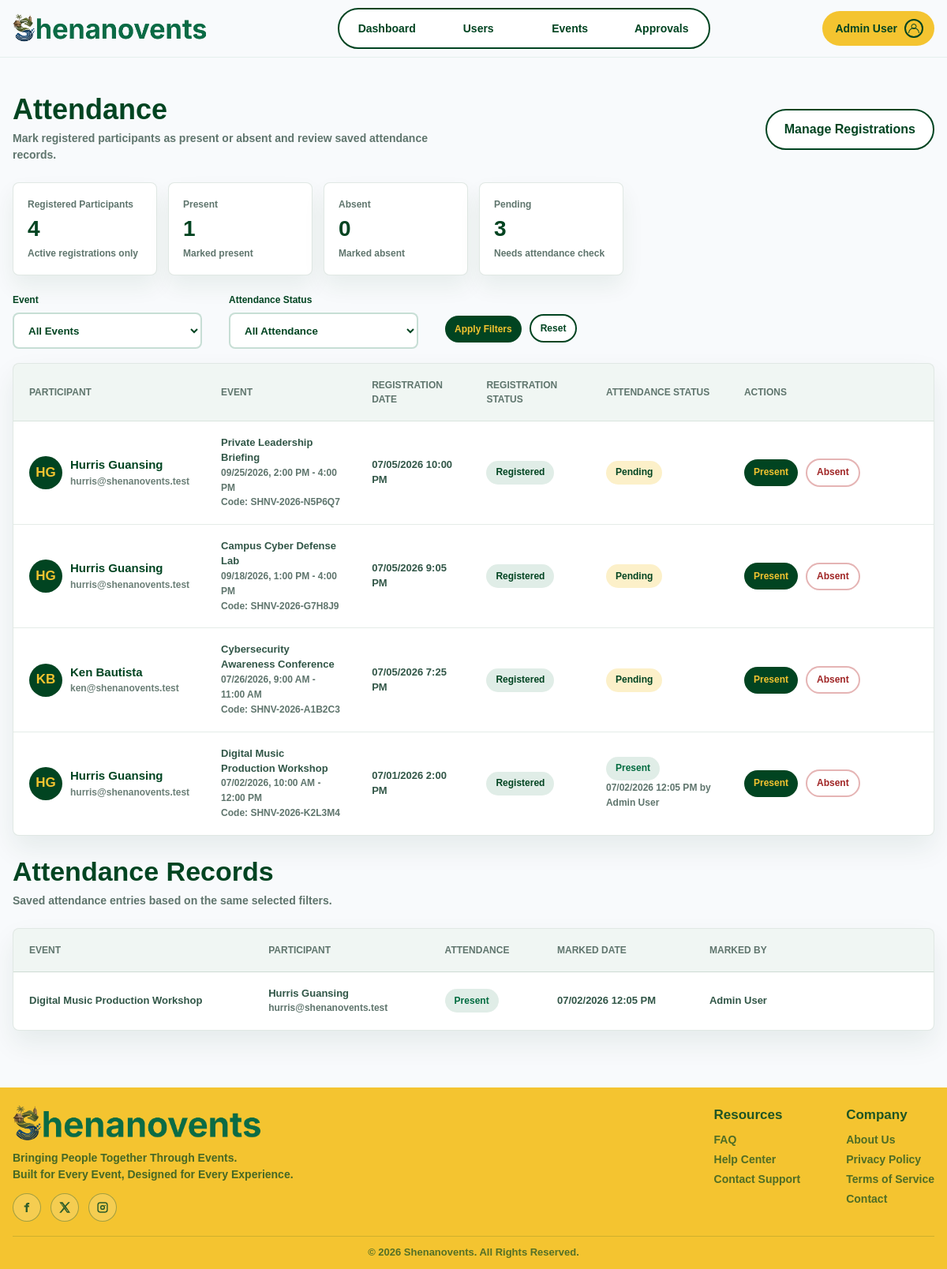
The app's page /admin/admin-attendance.php (signed in) with its own data.
### tables this page shows
CREATE TABLE registrations (
    registration_id INT AUTO_INCREMENT PRIMARY KEY,
    user_id INT NOT NULL,
    event_id INT NOT NULL,
    registration_full_name VARCHAR(200) NULL,
    registration_email VARCHAR(150) NULL,
    contact_number VARCHAR(30) NULL,
    attendee_count INT NOT NULL DEFAULT 1,
    special_notes TEXT NULL,
    registration_status VARCHAR(30) NOT NULL DEFAULT 'registered',
    attendance_code VARCHAR(50) NULL UNIQUE,
    attendance_status VARCHAR(30) NOT NULL DEFAULT 'pending',
    attendance_marked_at DATETIME NULL,
    registered_at DATETIME NOT NULL DEFAULT CURRENT_TIMESTAMP,
    CONSTRAINT fk_registrations_user
        FOREIGN KEY (user_id)
        REFERENCES users(user_id)
        ON UPDATE CASCADE
        ON DELETE CASCADE,
    CONSTRAINT fk_registrations_event
        FOREIGN KEY (event_id)
        REFERENCES events(event_id)
        ON UPDATE CASCADE
        ON DELETE CASCADE,
    CONSTRAINT uq_user_event_registration
        UNIQUE (user_id, event_id)
);

CREATE TABLE users (
    user_id INT AUTO_INCREMENT PRIMARY KEY,
    first_name VARCHAR(100) NOT NULL,
    last_name VARCHAR(100) NOT NULL,
    email VARCHAR(150) NOT NULL UNIQUE,
    password VARCHAR(255) NOT NULL,
    role VARCHAR(30) NOT NULL DEFAULT 'participant',
    status VARCHAR(30) NOT NULL DEFAULT 'active',
    profile_picture VARCHAR(255) NULL,
    security_question VARCHAR(255) NULL,
    security_answer VARCHAR(255) NULL,
    remember_token_hash VARCHAR(255) NULL,
    remember_token_expires_at DATETIME NULL,
    created_at DATETIME NOT NULL DEFAULT CURRENT_TIMESTAMP
);

CREATE TABLE events (
    event_id INT AUTO_INCREMENT PRIMARY KEY,
    event_title VARCHAR(150) NOT NULL,
    event_summary VARCHAR(255) NULL,
    event_description TEXT NOT NULL,
    event_tags VARCHAR(255) NULL,
    event_category VARCHAR(80) NULL,
    event_type VARCHAR(30) NOT NULL DEFAULT 'physical',
    event_location VARCHAR(150) NOT NULL,
    event_country VARCHAR(100) NOT NULL DEFAULT 'Philippines',
    event_province VARCHAR(100) NULL,
    event_city VARCHAR(100) NULL,
    event_address VARCHAR(255) NULL,
    event_venue VARCHAR(150) NULL,
    online_link VARCHAR(255) NULL,
    online_platform VARCHAR(100) NULL,
    event_date DATE NOT NULL,
    event_time TIME NOT NULL,
    event_end_time TIME NULL,
    capacity INT NOT NULL,
    banner_image VARCHAR(255) NULL,
    visibility VARCHAR(30) NOT NULL DEFAULT 'public',
    audience VARCHAR(100) NULL,
    private_access_key VARCHAR(20) NULL UNIQUE,
    publish_date DATE NULL,
    publish_time TIME NULL,
    status VARCHAR(30) NOT NULL DEFAULT 'open',
    created_by INT NOT NULL,
    created_at DATETIME NOT NULL DEFAULT CURRENT_TIMESTAMP,
    CONSTRAINT fk_events_created_by
        FOREIGN KEY (created_by)
        REFERENCES users(user_id)
        ON UPDATE CASCADE
        ON DELETE RESTRICT
);

### admin/admin-attendance.php (the view, shortened to what the rows shown need)
<?php
require_once __DIR__ . '/../includes/admin-check.php';
require_once __DIR__ . '/../includes/admin-attendance-data.php';
$event_filter = (int) ($_GET['event'] ?? 0);
$attendance_filter = strtolower(trim((string) ($_GET['status'] ?? 'all')));
$redirect_params = [];
$redirect_path = 'admin-attendance.php' . (!empty($redirect_params) ? '?' . http_build_query($redirect_params) : '');
$participants = admin_attendance_fetch_participants($conn, $event_filter, $attendance_filter);
require_once __DIR__ . '/../includes/header.php';
?>
<section class="admin-page" aria-labelledby="attendanceTitle">
    <div class="admin-section">
        <div class="dashboard-title-row">
            <div>
                <h1 id="attendanceTitle">Attendance</h1>
            </div>
        </div>
        <div class="dashboard-table-card">
            <table class="dashboard-event-table admin-table">
                <thead>
                    <tr>
                        <th scope="col">Participant</th>
                        <th scope="col">Event</th>
                        <th scope="col">Registration Date</th>
                        <th scope="col">Registration Status</th>
                        <th scope="col">Attendance Status</th>
                        <th scope="col">Actions</th>
                    </tr>
                </thead>
                <tbody>
                    <?php foreach ($participants as $participant): ?>
                        <?php
                        $attendance_key = strtolower($participant['attendance_label']);
                        $attendance_class = preg_replace('/[^a-z0-9-]/', '', $attendance_key);
                        $avatar_src = admin_user_profile_src($participant['profile_picture'], '../');
                        $initials = admin_user_initials($participant['first_name'], $participant['last_name'], $participant['display_email']);
                        ?>
                        <tr>
                            <td>
                                <span class="admin-user-cell">
                                    <span class="admin-avatar" aria-hidden="true">
                                        <?php if ($avatar_src !== ''): ?>
                                            <img class="admin-avatar-image" src="<?php echo htmlspecialchars($avatar_src, ENT_QUOTES, 'UTF-8'); ?>" alt="" width="42" height="42">
                                        <?php else: ?>
                                            <?php echo htmlspecialchars($initials, ENT_QUOTES, 'UTF-8'); ?>
                                        <?php endif; ?>
                                    </span>
                                    <span class="dashboard-event-copy">
                                        <strong><?php echo htmlspecialchars($participant['full_name'], ENT_QUOTES, 'UTF-8'); ?></strong>
                                        <small><?php echo htmlspecialchars($participant['display_email'], ENT_QUOTES, 'UTF-8'); ?></small>
                                    </span>
                                </span>
                            </td>
                            <td>
                                <strong><?php echo htmlspecialchars($participant['event_title'], ENT_QUOTES, 'UTF-8'); ?></strong><br>
                                <small><?php echo htmlspecialchars(admin_event_format_date($participant['event_date']), ENT_QUOTES, 'UTF-8'); ?>, <?php echo htmlspecialchars(admin_event_format_time_range($participant['event_time'], $participant['event_end_time']), ENT_QUOTES, 'UTF-8'); ?></small>
                                <?php if (!empty($participant['attendance_code'])): ?>
                                    <br><small>Code: <?php echo htmlspecialchars($participant['attendance_code'], ENT_QUOTES, 'UTF-8'); ?></small>
                                <?php endif; ?>
                            </td>
                            <td><?php echo htmlspecialchars(admin_attendance_format_datetime($participant['registered_at']), ENT_QUOTES, 'UTF-8'); ?></td>
                            <td><span class="dashboard-status dashboard-status-registered">Registered</span></td>
                            <td>
                                <span class="dashboard-status dashboard-status-<?php echo htmlspecialchars($attendance_class, ENT_QUOTES, 'UTF-8'); ?>">
                                    <?php echo htmlspecialchars($participant['attendance_label'], ENT_QUOTES, 'UTF-8'); ?>
                                </span>
                                <?php if (!empty($participant['marked_at'])): ?>
                                    <br><small><?php echo htmlspecialchars(admin_attendance_format_datetime($participant['marked_at']), ENT_QUOTES, 'UTF-8'); ?> by <?php echo htmlspecialchars($participant['marked_by_name'], ENT_QUOTES, 'UTF-8'); ?></small>
                                <?php endif; ?>
                            </td>
                            <td>
                                <div class="admin-action-row">
                                    <form method="post" action="<?php echo htmlspecialchars($redirect_path, ENT_QUOTES, 'UTF-8'); ?>">
                                        <button class="button button-primary admin-small-button" type="submit">Present</button>
                                    </form>
                                    <form method="post" action="<?php echo htmlspecialchars($redirect_path, ENT_QUOTES, 'UTF-8'); ?>">
                                        <button class="button button-outline admin-small-button danger" type="submit">Absent</button>
                                    </form>
                                </div>
                            </td>
                        </tr>
                    <?php endforeach; ?>
                </tbody>
            </table>
        </div>
        <div class="dashboard-title-row admin-subsection-title">
            <div>
                <h2>Attendance Records</h2>
            </div>
        </div>
        <div class="dashboard-table-card">
            <table class="dashboard-event-table admin-table">
                <thead>
                    <tr>
                        <th scope="col">Event</th>
                        <th scope="col">Participant</th>
                        <th scope="col">Attendance</th>
                        <th scope="col">Marked Date</th>
                        <th scope="col">Marked By</th>
                    </tr>
                </thead>
            </table>
        </div>
    </div>
</section>
<?php require_once __DIR__ . '/../includes/footer.php'; ?>

### records on screen
registrations: user.last_name "HG", registration_full_name "Hurris Guansing", display_email "hurris@shenanovents.test", event.event_title "Private Leadership Briefing", event.event_date "09/25/2026", event.event_end_time "2:00 PM - 4:00 PM", attendance_code "SHNV-2026-N5P6Q7", registered_at "07/05/2026 10:00 PM", attendance_label "Pending"
registrations: user.last_name "HG", registration_full_name "Hurris Guansing", display_email "hurris@shenanovents.test", event.event_title "Campus Cyber Defense Lab", event.event_date "09/18/2026", event.event_end_time "1:00 PM - 4:00 PM", attendance_code "SHNV-2026-G7H8J9", registered_at "07/05/2026 9:05 PM", attendance_label "Pending"
registrations: user.last_name "KB", registration_full_name "Ken Bautista", display_email "ken@shenanovents.test", event.event_title "Cybersecurity Awareness Conference", event.event_date "07/26/2026", event.event_end_time "9:00 AM - 11:00 AM", attendance_code "SHNV-2026-A1B2C3", registered_at "07/05/2026 7:25 PM", attendance_label "Pending"
registrations: user.last_name "HG", registration_full_name "Hurris Guansing", display_email "hurris@shenanovents.test", event.event_title "Digital Music Production Workshop", event.event_date "07/02/2026", event.event_end_time "10:00 AM - 12:00 PM", attendance_code "SHNV-2026-K2L3M4", registered_at "07/01/2026 2:00 PM", attendance_label "Present", attendance_marked_at "07/02/2026 12:05 PM", marked_by_name "Admin User"

### other values on screen
$safe_display_user_name "Admin User"
$registered_total "4"
$present_total "1"
$absent_total "0"
$pending_total "3"
$record['event_title'] "Digital Music Production Workshop"
$record['full_name'] "Hurris Guansing"
$record['display_email'] "hurris@shenanovents.test"
admin_attendance_label($record['attendance_status']) "Present"
admin_attendance_format_datetime($record['marked_at']) "07/02/2026 12:05 PM"
$record['marked_by_name'] "Admin User"
form field status "All Attendance"
